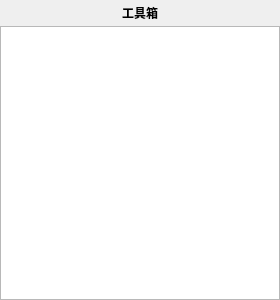
<?xml version="1.0" encoding="UTF-8"?>
<ui version="4.0">
 <class>ToolboxWidget</class>
 <widget class="QWidget" name="ToolboxWidget">
  <property name="geometry">
   <rect>
    <x>0</x>
    <y>0</y>
    <width>280</width>
    <height>300</height>
   </rect>
  </property>
  <layout class="QVBoxLayout" name="verticalLayout">
   <property name="spacing">
    <number>0</number>
   </property>
   <property name="leftMargin">
    <number>0</number>
   </property>
   <property name="topMargin">
    <number>0</number>
   </property>
   <property name="rightMargin">
    <number>0</number>
   </property>
   <property name="bottomMargin">
    <number>0</number>
   </property>
   <item>
    <widget class="QPushButton" name="pushButton_toolbox">
     <property name="font">
      <font>
       <bold>true</bold>
      </font>
     </property>
     <property name="cursor">
      <cursorShape>PointingHandCursor</cursorShape>
     </property>
     <property name="text">
      <string>工具箱</string>
     </property>
     <property name="flat">
      <bool>true</bool>
     </property>
    </widget>
   </item>
   <item>
    <widget class="QTreeWidget" name="treeWidget_toolbox">
     <property name="indentation">
      <number>16</number>
     </property>
     <property name="headerHidden">
      <bool>true</bool>
     </property>
     <column>
      <property name="text">
       <string notr="true">1</string>
      </property>
     </column>
    </widget>
   </item>
  </layout>
 </widget>
 <resources/>
 <connections/>
</ui>
